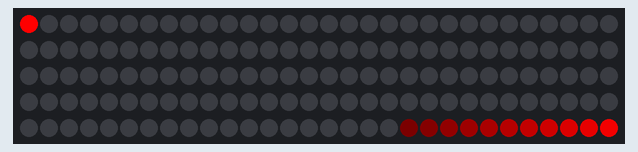
Recording of a sketch running on a simulated Arduino Uno, built with avr-gcc and run on an emulated ATmega328P. Parts: 150 RGB LEDs in strip order, left to right, continuing on the next row.

Above: at 2.17 s.
At 6.53 s:
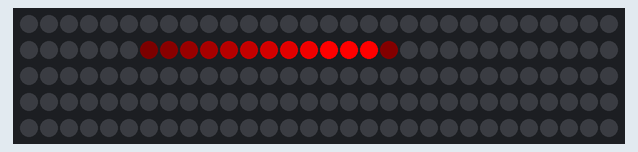
At 11.19 s:
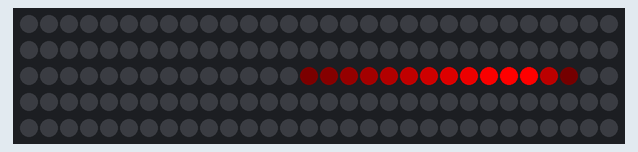
At 20.21 s:
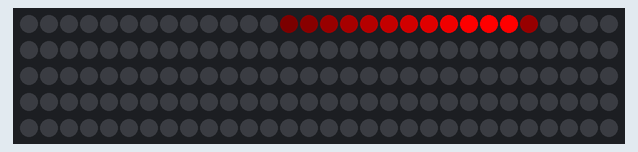
At 29.54 s:
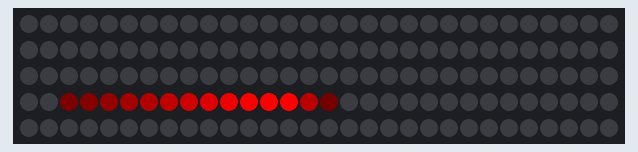
At 39.8 s:
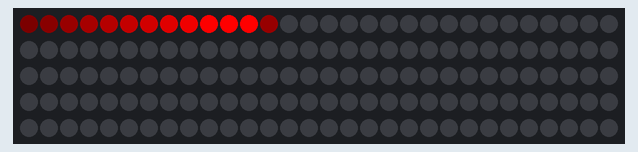

The sketch:

GolfFrontLights.ino
```cpp
#include <FastLED.h>

#define LED_TYPE WS2812B
#define COLOR_ORDER GRB
#define DATA_PIN 9
#define NUM_LEDS 150
#define BRIGHTNESS 255
#define FRAMES_PER_SECOND 120

CRGB leds[NUM_LEDS];

const uint8_t chaseLength = 12;
const uint8_t fadeAmount = 180;
const uint8_t moveEveryMs = 30;

uint16_t headIndex = 0;
unsigned long lastMoveMs = 0;

void setup()
{
  delay(2000);

  FastLED.addLeds<LED_TYPE, DATA_PIN, COLOR_ORDER>(leds, NUM_LEDS);
  FastLED.setBrightness(BRIGHTNESS);
  FastLED.clear();
  FastLED.show();
}

void loop()
{
  unsigned long currentMs = millis();

  fadeToBlackBy(leds, NUM_LEDS, fadeAmount);

  for (uint8_t i = 0; i < chaseLength; i++)
  {
    uint16_t pixelIndex = (headIndex + NUM_LEDS - i) % NUM_LEDS;
    uint8_t brightness = 255 - (i * (255 / chaseLength));
    leds[pixelIndex] += CHSV(0, 255, brightness);
  }

  FastLED.show();

  if (currentMs - lastMoveMs >= moveEveryMs)
  {
    lastMoveMs = currentMs;

    // reversed direction
    if (headIndex == 0)
      headIndex = NUM_LEDS - 1;
    else
      headIndex--;
  }

  FastLED.delay(1000 / FRAMES_PER_SECOND);
}
```
